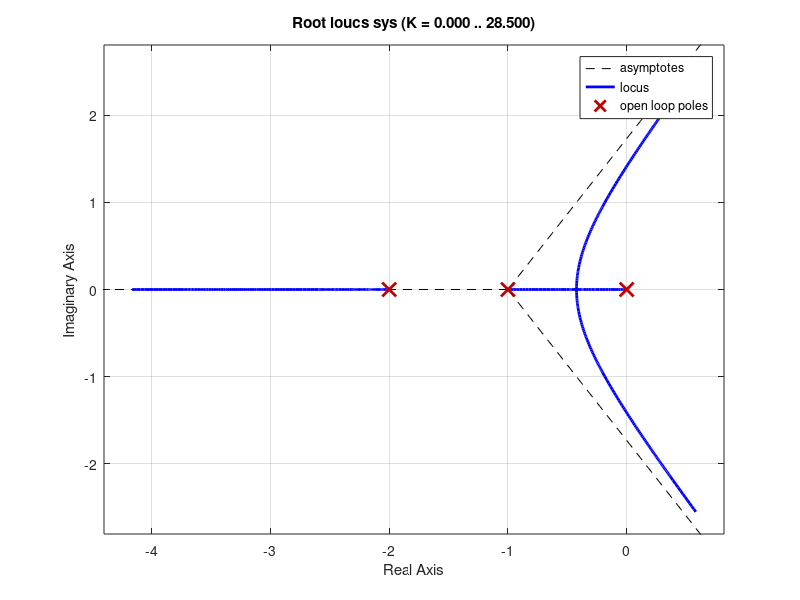

Reproduce this figure in MATLAB. (Note: this script raises an error after producing the figure.)
clear
clc
num=[0 0 0 1];
den=[1 3 2 0];
sys=tf(num,den);
rlocus(sys);
[k,p1]=rlocfind(sys);
[k,p2]=rlocfind(sys);